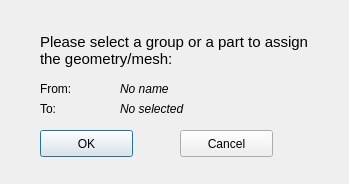
<?xml version="1.0" encoding="UTF-8"?>
<ui version="4.0">
 <class>MCCADGUI_ImportObjDialog</class>
 <widget class="QDialog" name="MCCADGUI_ImportObjDialog">
  <property name="geometry">
   <rect>
    <x>0</x>
    <y>0</y>
    <width>349</width>
    <height>184</height>
   </rect>
  </property>
  <property name="sizePolicy">
   <sizepolicy hsizetype="Minimum" vsizetype="Minimum">
    <horstretch>0</horstretch>
    <verstretch>0</verstretch>
   </sizepolicy>
  </property>
  <property name="minimumSize">
   <size>
    <width>0</width>
    <height>0</height>
   </size>
  </property>
  <property name="windowTitle">
   <string>Import objects</string>
  </property>
  <widget class="QLabel" name="label">
   <property name="geometry">
    <rect>
     <x>40</x>
     <y>30</y>
     <width>291</width>
     <height>41</height>
    </rect>
   </property>
   <property name="font">
    <font>
     <pointsize>11</pointsize>
    </font>
   </property>
   <property name="text">
    <string>Please select a group or a part to assign
the geometry/mesh:</string>
   </property>
  </widget>
  <widget class="QLabel" name="label_2">
   <property name="geometry">
    <rect>
     <x>40</x>
     <y>80</y>
     <width>62</width>
     <height>17</height>
    </rect>
   </property>
   <property name="text">
    <string>From:</string>
   </property>
  </widget>
  <widget class="QLabel" name="lb_geom_name">
   <property name="geometry">
    <rect>
     <x>120</x>
     <y>80</y>
     <width>62</width>
     <height>17</height>
    </rect>
   </property>
   <property name="font">
    <font>
     <italic>true</italic>
    </font>
   </property>
   <property name="text">
    <string>No name</string>
   </property>
  </widget>
  <widget class="QLabel" name="lb_mccad_name">
   <property name="geometry">
    <rect>
     <x>120</x>
     <y>100</y>
     <width>111</width>
     <height>17</height>
    </rect>
   </property>
   <property name="font">
    <font>
     <italic>true</italic>
    </font>
   </property>
   <property name="text">
    <string>No selected</string>
   </property>
  </widget>
  <widget class="QLabel" name="label_5">
   <property name="geometry">
    <rect>
     <x>40</x>
     <y>100</y>
     <width>62</width>
     <height>17</height>
    </rect>
   </property>
   <property name="text">
    <string>To:</string>
   </property>
  </widget>
  <widget class="QPushButton" name="Btn_ok">
   <property name="geometry">
    <rect>
     <x>40</x>
     <y>130</y>
     <width>93</width>
     <height>27</height>
    </rect>
   </property>
   <property name="text">
    <string>OK</string>
   </property>
  </widget>
  <widget class="QPushButton" name="Btn_cancel">
   <property name="geometry">
    <rect>
     <x>180</x>
     <y>130</y>
     <width>93</width>
     <height>27</height>
    </rect>
   </property>
   <property name="text">
    <string>Cancel</string>
   </property>
  </widget>
 </widget>
 <resources/>
 <connections/>
</ui>
